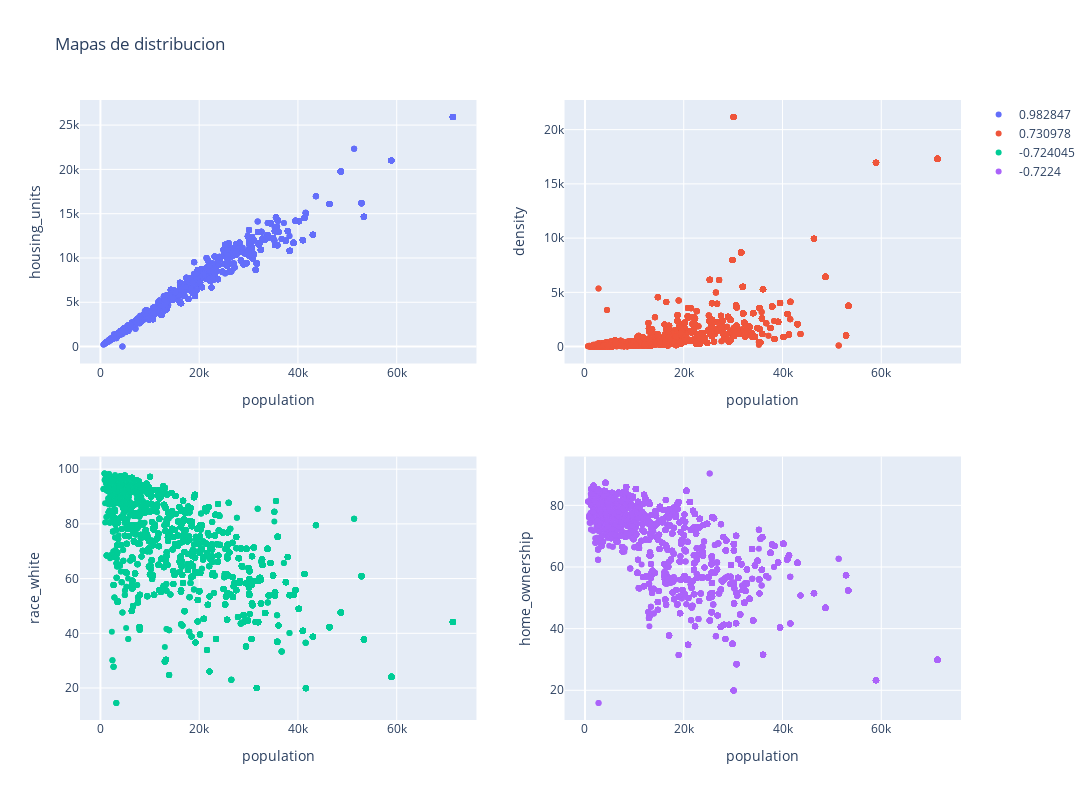

The cell this chart's notebook holds for it:
### Code cell
armar_scatter(df,'population',df2)

### Figure 1 — Plotly figure (JSON) as saved in the notebook; plotly's stock layout.template omitted (floating-point values rounded to 4 significant figures; data arrays with more than 128 entries replaced by an {"elided": "..."} marker saying what was removed)
{"data": [{"mode": "markers", "name": "0.982847", "type": "scatter", "x": {"elided": "12906 float values"}, "xaxis": "x", "y": {"elided": "12906 float values"}, "yaxis": "y"}, {"mode": "markers", "name": "0.730978", "type": "scatter", "x": {"elided": "12906 float values"}, "xaxis": "x2", "y": {"elided": "12906 float values"}, "yaxis": "y2"}, {"mode": "markers", "name": "-0.724045", "type": "scatter", "x": {"elided": "12906 float values"}, "xaxis": "x3", "y": {"elided": "12906 float values"}, "yaxis": "y3"}, {"mode": "markers", "name": "-0.7224", "type": "scatter", "x": {"elided": "12906 float values"}, "xaxis": "x4", "y": {"elided": "12906 float values"}, "yaxis": "y4"}], "layout": {"height": 800, "showlegend": true, "title": {"text": "Mapas de distribucion"}, "width": 1200, "xaxis": {"anchor": "y", "domain": [0, 0.45], "title": {"text": "population"}}, "xaxis2": {"anchor": "y2", "domain": [0.55, 1], "title": {"text": "population"}}, "xaxis3": {"anchor": "y3", "domain": [0, 0.45], "title": {"text": "population"}}, "xaxis4": {"anchor": "y4", "domain": [0.55, 1], "title": {"text": "population"}}, "yaxis": {"anchor": "x", "domain": [0.575, 1], "title": {"text": "housing_units"}}, "yaxis2": {"anchor": "x2", "domain": [0.575, 1], "title": {"text": "density"}}, "yaxis3": {"anchor": "x3", "domain": [0, 0.425], "title": {"text": "race_white"}}, "yaxis4": {"anchor": "x4", "domain": [0, 0.425], "title": {"text": "home_ownership"}}}}
